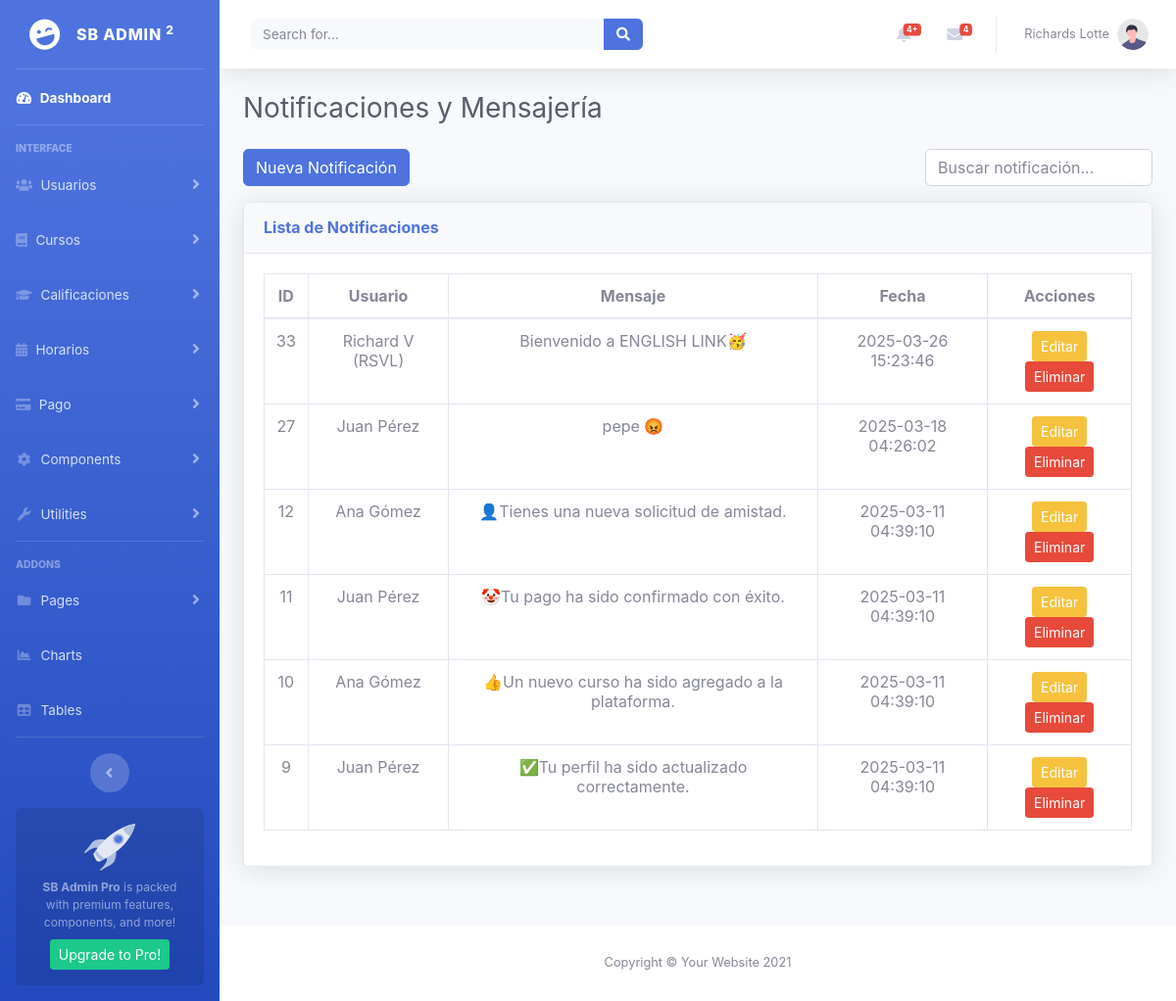
The page /notificaciones.php on the database as committed earlier.
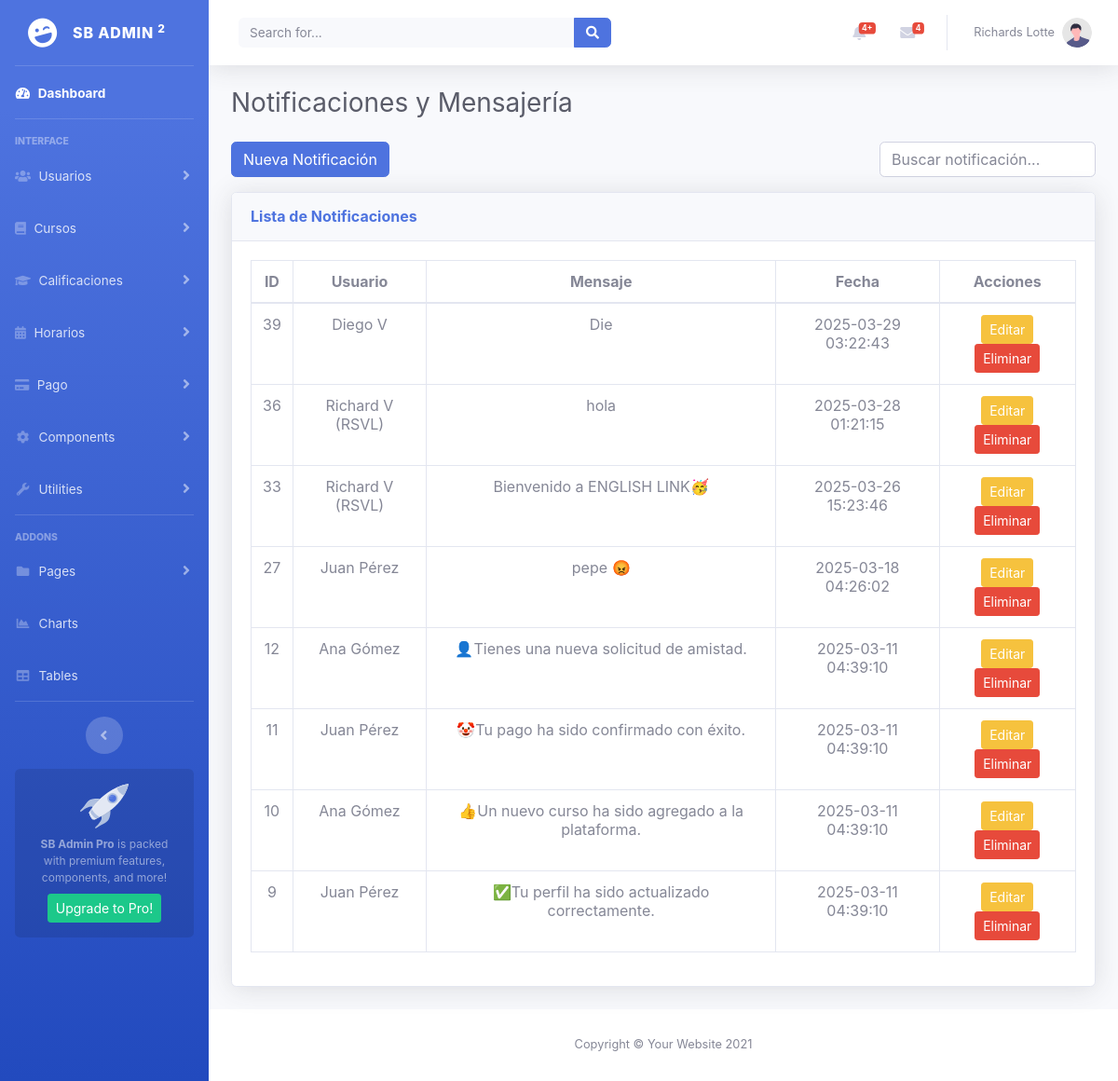
The same page on the database as committed later.
### tables this page shows
CREATE TABLE `notificaciones` (
  `id` int(11) NOT NULL,
  `usuario_id` int(11) NOT NULL,
  `mensaje` text DEFAULT NULL,
  `estado` enum('leído','no leído') DEFAULT 'no leído',
  `fecha_envio` timestamp NOT NULL DEFAULT current_timestamp()
);

CREATE TABLE `usuarios` (
  `id` int(11) NOT NULL,
  `nombre` varchar(255) NOT NULL,
  `email` varchar(255) NOT NULL,
  `password` varchar(255) NOT NULL,
  `rol` enum('admin','profesor','estudiante') DEFAULT 'estudiante',
  `fecha_registro` timestamp NOT NULL DEFAULT current_timestamp()
);

### php/notificaciones_crud.php (called while the page is built, shortened)
<?php
require_once "config.php";
function obtenerNotificaciones() {
    global $pdo;
    $query = "SELECT n.id, u.nombre AS usuario, n.mensaje, n.fecha_envio
              FROM notificaciones n
              INNER JOIN usuarios u ON n.usuario_id = u.id
              ORDER BY n.fecha_envio DESC, n.id DESC";
    $stmt = $pdo->query($query);
    return $stmt->fetchAll(PDO::FETCH_ASSOC);
}
?>

### notificaciones.php (the view, shortened to what this page needs)
<?php
require_once "vistas/parte_superior.php";
require_once "php/notificaciones_crud.php";
$notificaciones = obtenerNotificaciones();
?>
<!DOCTYPE html>
<html lang="es">
<head>
    <link href="vendor/fontawesome-free/css/all.min.css" rel="stylesheet" type="text/css">
    <link href="css/sb-admin-2.min.css" rel="stylesheet">
</head>
<div class="container-fluid">
    <h1 class="h3 mb-4 text-gray-800">Notificaciones y Mensajería</h1>
    <div class="d-flex justify-content-between align-items-center mb-3">
        <div>
            <button id="btnCrear" class="btn btn-primary">Nueva Notificación</button>
        </div>
        <input type="text" id="busqueda" class="form-control w-25" placeholder="Buscar notificación...">
    </div>
    <div class="card shadow mb-4">
        <div class="card-header py-3">
            <h6 class="m-0 font-weight-bold text-primary">Lista de Notificaciones</h6>
        </div>
        <div class="card-body">
            <table class="table table-bordered text-center">
                <thead>
                    <tr>
                        <th>ID</th>
                        <th>Usuario</th>
                        <th>Mensaje</th>
                        <th>Fecha</th>
                        <th>Acciones</th>
                    </tr>
                </thead>
                <tbody id="notificacionesTable">
                    <?php foreach ($notificaciones as $notificacion): ?>
                        <tr class="notificacion-item" id="fila_<?php echo $notificacion['id']; ?>">
                            <td><?php echo $notificacion['id']; ?></td>
                            <td><?php echo $notificacion['usuario']; ?></td>
                            <td><?php echo $notificacion['mensaje']; ?></td>
                            <td><?php echo $notificacion['fecha_envio']; ?></td>
                            <td>
                                <button class="btn btn-warning btn-sm editar-btn" data-id="<?php echo $notificacion['id']; ?>" data-mensaje="<?php echo htmlspecialchars($notificacion['mensaje'], ENT_QUOTES, 'UTF-8'); ?>">Editar</button>
                                <button class="btn btn-danger btn-sm eliminar-btn" data-id="<?php echo $notificacion['id']; ?>">Eliminar</button>
                            </td>
                        </tr>
                    <?php endforeach; ?>
                </tbody>
            </table>
        </div>
    </div>
</div>
<?php require_once "vistas/parte_inferior.php"; ?>

Rows that differ between the two databases and show on the page:
added notificaciones: id "39", usuario.nombre "Diego V", mensaje "Die", fecha_envio "2025-03-29 03:22:43"
added notificaciones: id "36", usuario.nombre "Richard V (RSVL)", mensaje "hola", fecha_envio "2025-03-28 01:21:15"
